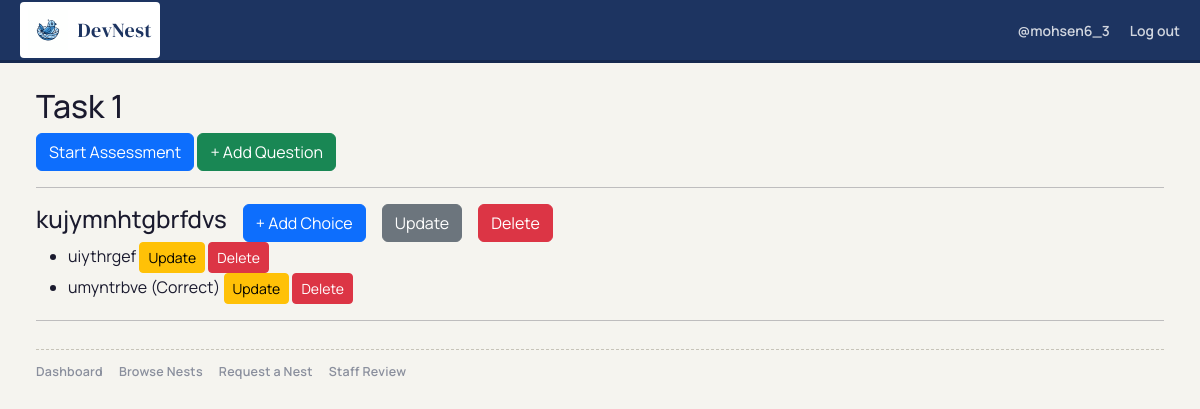
Screenshot of /assessments/nests/2/24/ (signed in) with the database file from the repository.
### assessments/models.py (models this page shows, shortened)
class Assessment(models.Model):
    TYPE_CHOICES = [
        ('quiz', 'Quiz'),
        ('assignment', 'Assignment'),
        ('coding', 'Coding'),
    ]
    title = models.CharField(max_length=200)
    description = models.TextField(blank=True)
    assessment_type = models.CharField(max_length=20, choices=TYPE_CHOICES)
    points = models.PositiveIntegerField(default=0)
    due_date = models.DateTimeField(null=True, blank=True)
    created_by = models.ForeignKey(User,on_delete=models.CASCADE,related_name='created_assessments')
    created_at = models.DateTimeField(auto_now_add=True)
    nest = models.ForeignKey(Nest, on_delete=models.CASCADE, related_name='assessments', null=True, blank=True)

class Question(models.Model):
    QUESTION_TYPES = [
        ('mcq', 'Multiple Choice'),
        ('text', 'Text Answer'),
        ('code', 'Coding'),
    ]
    assessment = models.ForeignKey(Assessment,on_delete=models.CASCADE,related_name='questions')
    text = models.TextField()
    question_type = models.CharField(max_length=20, choices=QUESTION_TYPES)
    points = models.PositiveIntegerField(default=1)

class Choice(models.Model):
    question = models.ForeignKey(Question, on_delete=models.CASCADE,related_name='choices')
    text = models.CharField(max_length=255)
    is_correct = models.BooleanField(default=False)

### assessments/views.py (the view)
# urls.py: path('nests/<int:nest_id>/<int:pk>/', views.assessment_detail_view, name='assessment_detail_view'),
def assessment_detail_view(request: HttpRequest, nest_id, pk):
    nest = get_object_or_404(Nest, id=nest_id)
    assessment = get_object_or_404(Assessment, pk=pk, nest=nest)
    questions = assessment.questions.all()
    return render(request, 'assessments/assessment_detail.html', {
        'assessment': assessment,
        'questions': questions,
        'nest': nest
    })

### assessments/templates/assessments/assessment_detail.html (shortened to what this page needs)
{% extends "nests/base.html" %}
{% load static %}
{% block content %}
<h2>{{ assessment.title }}</h2>
<a href="{% url 'assessments:take_assessment_view' nest_id=nest.id pk=assessment.id %}" class="btn btn-primary">Start
    Assessment</a>
{% if request.user.is_authenticated and request.user.is_staff %}
<a class="btn btn-success" href="{% url 'assessments:question_create_view' nest_id=nest.id pk=assessment.id %}"> + Add
    Question</a>
{% endif %}
<hr>
{% if request.user.is_authenticated and request.user.is_staff %}
{% for q in assessment.questions.all %}
<div class="d-flex align-items-center gap-3">
    <h4>{{ q.text }}</h4>
    <a class="btn btn-primary" href="{% url 'assessments:choice_create_view' nest_id=nest.id question_id=q.id %}">+ Add
        Choice</a>
    <a href="{% url 'assessments:question_update_view' nest_id=nest.id pk=q.id %}" class="btn btn-secondary">Update</a>
    <a href="{% url 'assessments:question_delete_view' nest_id=nest.id pk=q.id %}" class="btn btn-danger">Delete</a>
</div>
<ul>
    {% for c in q.choices.all %}
    <li>
        {{ c.text }} {% if c.is_correct %}(Correct){% endif %}
        {% if request.user.is_authenticated and request.user.is_staff %}
        <a class="btn btn-warning btn-sm gap-2"
            href="{% url 'assessments:choice_update_view' nest_id=nest.id choice_id=c.id %}">Update</a>
        <a class="btn btn-danger btn-sm gap-2"
            href="{% url 'assessments:choice_delete_view' nest_id=nest.id choice_id=c.id %}">Delete</a>
        {% endif %}
    </li>
    {% endfor %}
</ul>
<hr>
{% endfor %}
{% endif %}
{% endblock %}

### nests/templates/nests/base.html (shortened to what this page needs)
{% load static %}
<!doctype html>
<html lang="en">
<head>
	<link href="https://cdn.jsdelivr.net/npm/bootstrap@5.3.3/dist/css/bootstrap.min.css" rel="stylesheet">
	<link href="https://cdn.jsdelivr.net/npm/bootstrap-icons@1.11.3/font/bootstrap-icons.css" rel="stylesheet">
	<link rel="stylesheet" href="{% static 'css/nests.css' %}">
</head>
<body class="nest-shell">
	<header class="nest-topbar">
		<div class="container-fluid nest-topbar-inner">
			<a class="nest-brand" href="/">
				<img src="{% static 'images/logo.svg' %}" alt="DevNest logo">
				<span>DevNest</span>
			</a>
			<div class="nest-user d-none d-lg-flex">
				{% if request.user.is_authenticated %}
					<a class="nest-user-link" href="{% url 'accounts:user_profile_view' request.user.username %}">
						@{{ request.user.username }}
					</a>
					<a class="nest-user-link" href="{% url 'accounts:log_out' %}?next={{request.path}}">Log out</a>
				{% else %}
					<a class="nest-user-link" href="{% url 'accounts:sign_in' %}?next={{request.path}}">Sign in</a>
				{% endif %}
			</div>
		</div>
	</header>
	<div class="nest-layout container-fluid">
		<main class="nest-main">
			{% block content %}{% endblock %}
			<footer class="nest-footer-links" aria-label="Nest legacy links">
				<a href="{% url 'nests:nest_dashboard' %}" class="nest-footer-link {% if request.path == '/nests/' %}active{% endif %}">
					Dashboard
				</a>
				<a href="{% url 'nests:nest_list_view' %}" class="nest-footer-link {% if '/nests/browse/' in request.path %}active{% endif %}">
					Browse Nests
				</a>
				<a href="{% url 'nests:request_nest_view' %}" class="nest-footer-link {% if '/nests/request/' in request.path %}active{% endif %}">
					Request a Nest
				</a>
				{% if request.user.is_staff or request.user.is_superuser %}
					<a href="{% url 'nests:staff_nest_review' %}" class="nest-footer-link {% if '/nests/staff/review/' in request.path %}active{% endif %}">
						Staff Review
					</a>
				{% endif %}
			</footer>
		</main>
	</div>
</body>
</html>

### nests/static/css/nests.css (style rules this page uses)
:root { --nest-bg: #f5f4ef; --nest-paper: #ffffff; --nest-ink: #1a1a2e; --nest-muted: #6b7280; --nest-line: #dddbd3; --nest-accent: #1d3461; --nest-accent-hover: #16294f; --nest-amber: #c57c0e; --nest-amber-soft: #fef3c7; --nest-soft: #eaecf4; --nest-danger-soft: #fde9ef; --nest-shadow-sm: 0 1px 3px rgba(0,0,0,.08), 0 1px 2px rgba(0,0,0,.06); --nest-shadow: 0 2px 8px rgba(0,0,0,.09); --nest-radius: 8px; --nest-radius-sm: 5px; }
* { box-sizing: border-box; }
.nest-shell { margin: 0; min-height: 100vh; background: var(--nest-bg); color: var(--nest-ink); font-family: 'Manrope', sans-serif; }
.nest-topbar { position: sticky; top: 0; z-index: 100; background: var(--nest-accent); border-bottom: 3px solid var(--nest-accent-hover); }
.nest-topbar-inner { min-height: 60px; display: flex; align-items: center; justify-content: space-between; gap: 1rem; padding: 0 1.25rem; }
.nest-brand { display: inline-flex; align-items: center; gap: .6rem; text-decoration: none; padding: 0.5rem; color: var(--nest-accent); background-color: white; border-radius: 4px; font-family: 'DM Serif Display', serif; font-size: 1.25rem; letter-spacing: .4px; }
.nest-brand img { width: 40px; height: 40px; display: block; object-fit: contain; opacity: 1; }
.nest-user { display: inline-flex; align-items: center; gap: 1.25rem; }
.nest-user-link { color: rgba(255,255,255,.8); text-decoration: none; font-weight: 600; font-size: .875rem; transition: color .15s; }
.nest-layout { display: block; min-height: calc(100vh - 63px); }
.nest-main { max-width: 1320px; margin: 0 auto; width: 100%; padding: 1.5rem; }
.nest-footer-links { margin-top: 1.75rem; padding-top: .8rem; border-top: 1px dashed #c7c4b9; display: flex; flex-wrap: wrap; gap: .7rem 1rem; }
.nest-footer-link { color: #8a8f9d; text-decoration: none; font-size: .78rem; font-weight: 600; letter-spacing: .02em; }

### rows the page displays
Assessment: title "Task 1"
Question: text "kujymnhtgbrfdvs"
Choice: text "uiythrgef"
Choice: text "umyntrbve", is_correct "(Correct)"

### other values shown
{{ request.user.username }} "mohsen6_3"
